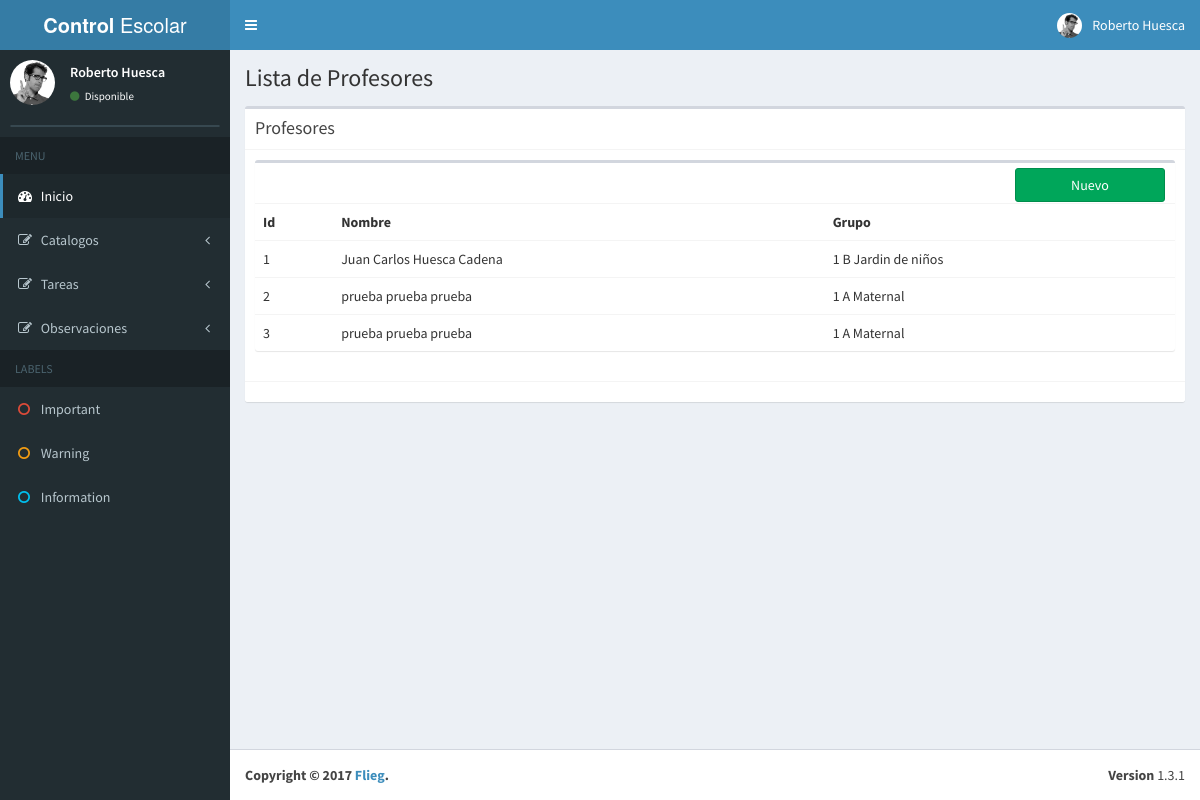
The page /profesores/ on the database its author committed.
### Catalogos/models.py (models this page shows, shortened)
@python_2_unicode_compatible
class Profesor(models.Model):
	id_persona= models.ForeignKey(Persona)
	grupo = models.ForeignKey(Grupo)

class Persona(models.Model):
	nombre = models.CharField(max_length=55)
	paterno = models.CharField(max_length=20)
	materno = models.CharField(max_length=20)
	fecha_nacimiento = models.DateField()
	genero = models.ForeignKey(Genero)
	def __str__(self):
		return '%s %s %s' % (self.nombre, self.paterno, self.materno,
			)

@python_2_unicode_compatible
class Grupo(models.Model):
	id_grado = models.ForeignKey(Grado)
	id_escuela = models.ForeignKey(Escuela)
	id_ciclo = models.ForeignKey(CicloEscolar)
	id_nivel = models.ForeignKey(NivelEducativo)
	grupo = models.CharField(max_length=20)
	def __str__(self):
		return '%s %s %s' % (self.id_grado, self.grupo, self.id_nivel)

class Grado(models.Model):
	grado = models.IntegerField()
	def __str__(self):
		return '%d' % self.grado

@python_2_unicode_compatible
class NivelEducativo(models.Model):
	escuela = models.ForeignKey(Escuela)
	nivel = models.CharField(max_length=25)
	def __str__(self):
		return '%s' % ( self.nivel)

### Catalogos/views.py (the view)
# urls.py: url(r'^profesores/$',ListaProfesor.as_view(),name='lista-profesor'),
class ListaProfesor(ListView):
	model = Profesor

### Catalogos/templates/Catalogos/profesor_list.html (shortened to what this page needs)
{% extends 'base.html' %}
{% block content %}
    <section class="content-header">
      <h1>
        Lista de Profesores
      </h1>
    </section>
    <section class="content">
      <div class="box">
        <div class="box-header with-border">
          <h3 class="box-title">Profesores</h3>
        </div>
        <div class="box-body">
          <div class="row">
        <div class="col-xs-12">
          <div class="box">
            <div class="box-header">
              <div class="box-tools">
                <div class="input-group input-group-sm" style="width: 150px;">
                   <button type="button" class="btn btn-block btn-success"><a href="/profesores/nuevo/">Nuevo</a></button>
                </div>
              </div>
            </div>
            <div class="box-body table-responsive no-padding">
              <table class="table table-hover">
                <tr>
                  <th>Id</th>
                  <th>Nombre</th>
                  <th>Grupo</th>
                </tr>
              {% for prof in object_list %}
                <tr>
                  <td>{{ prof.id }}</td>
                  <td>{{ prof.id_persona }}</td>
                  <td>{{ prof.grupo }}</td>
                </tr>
              {% endfor %}
              </table>
            </div>
          </div>
        </div>
      </div>
        </div>
        <div class="box-footer">
        </div>
      </div>
    </section>
{% endblock %}

### static/styles.css (style rules this page uses)
button a { color: #fff; }

### rows shown on the page
Profesor: id "1", id_persona "Juan Carlos Huesca Cadena", grupo "1 B Jardin de niños"
Profesor: id "2", id_persona "prueba prueba prueba", grupo "1 A Maternal"
Profesor: id "3", id_persona "prueba prueba prueba", grupo "1 A Maternal"
